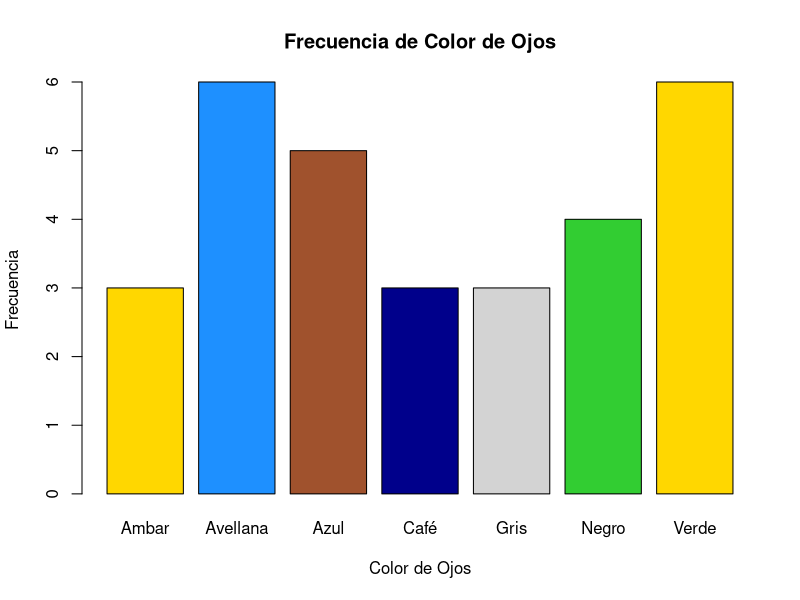
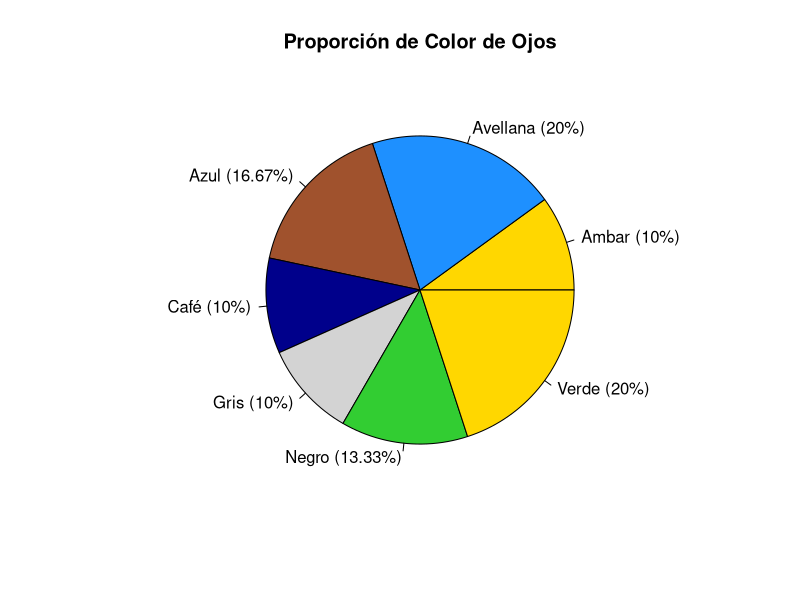

Reproduce these figures in R, in order.
## ---- chunk 1
knitr::opts_chunk$set(echo = TRUE)
## ---- chunk 2
Color_Ojos <- c("Gris","Azul", "Ambar", "Negro", "Avellana", "Café", "Avellana", "Azul", "Verde","Ambar", "Avellana", "Café","Café", "Azul", "Verde", "Azul", "Avellana", "Verde", "Verde", "Verde","Gris", "Negro", "Avellana", "Negro", "Gris", "Negro", "Avellana", "Azul", "Ambar", "Verde")
(Color_Ojos)
## ---- chunk 3
summary(Color_Ojos)

## ---- chunk 4
Estado_ord <- sort(Color_Ojos); (Estado_ord)

## ---- chunk 5
Frecuencia <- table(Color_Ojos)
print("Frecuencia de cada color de ojos:")
print(Frecuencia)
## ---- chunk 6
proporciones <- prop.table(Frecuencia)
print("Proporciones de cada color de ojos:")
print(proporciones)
## ---- chunk 7
porcentajes <- round(proporciones * 100, 2)
print("Porcentajes de cada color de ojos:")
print(porcentajes)
## ---- chunk 8
Frecuencia_ordenada <- sort(Frecuencia, decreasing = TRUE)
print("Frecuencia ordenada (de mayor a menor):")
print(Frecuencia_ordenada)
## ---- chunk 9
Frecuencia_minima <- min(Frecuencia)
Frecuencia_maxima <- max(Frecuencia)

print(paste("Frecuencia mínima:", Frecuencia_minima))
print(paste("Frecuencia máxima:", Frecuencia_maxima))
## ---- chunk 10
colores <- c("gold", "dodgerblue", "sienna", "darkblue", "lightgrey", "limegreen")

barplot(Frecuencia,
        main = "Frecuencia de Color de Ojos",
        xlab = "Color de Ojos",
        ylab = "Frecuencia",
        col = colores)
## ---- chunk 11
pie(Frecuencia,
    labels = paste(names(Frecuencia), " (", porcentajes, "%)", sep = ""),
    main = "Proporción de Color de Ojos",
    col = colores)
## ---- chunk 12

